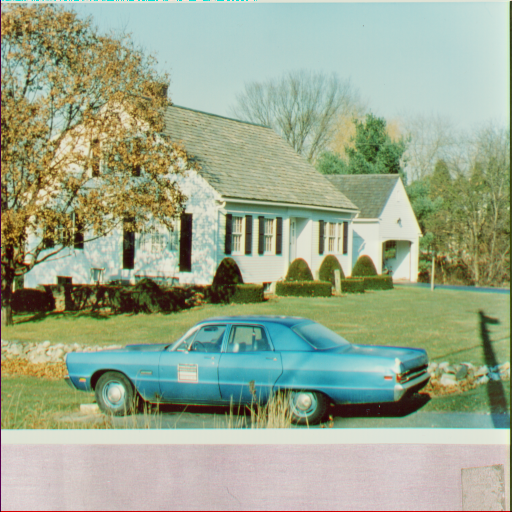
#> input picture misc/house.tiff, 512 x 512 px, found by its file name
$ python lab_exp_08_SPECIAL_EFFECT_Fuzzy_opencv.py
#> lines starting #> are read from the running program, lines starting #| are printed output that depends on the picture
import cv2
import numpy as np
import matplotlib.pyplot as plt

# Load an image (use 'messi5.jpg' if available, otherwise replace with your own file)
img = cv2.imread("E://4-1//DIP Lab//Tutorial_2//misc//house.tiff")
#> img is the input picture: shape (512, 512, 3); mean B, G, R 142.2, 168.2, 155.4
if img is None:
    raise FileNotFoundError("Image not found! Please provide a valid image path.")

# Convert BGR (OpenCV default) to RGB for display
img_rgb = cv2.cvtColor(img, cv2.COLOR_BGR2RGB)

# Get dimensions
h, w, c = img_rgb.shape
#> h = 512; w = 512; c = 3

# Window size for neighborhood
win = 5
r = win // 2

# Pad the image using reflection
padded = cv2.copyMakeBorder(img_rgb, r, r, r, r, cv2.BORDER_REFLECT)
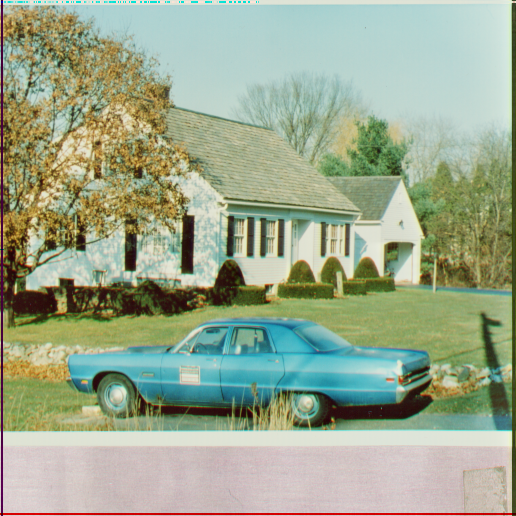
#> padded: shape (516, 516, 3); mean R, G, B 155.3, 167.4, 141.6

# Output image initialized
fuzzy = np.zeros_like(img_rgb)

# Apply random neighbor replacement
for y in range(h):
    for x in range(w):
        offset_y = np.random.randint(-r, r + 1)
        offset_x = np.random.randint(-r, r + 1)
        fuzzy[y, x] = padded[y + r + offset_y, x + r + offset_x]
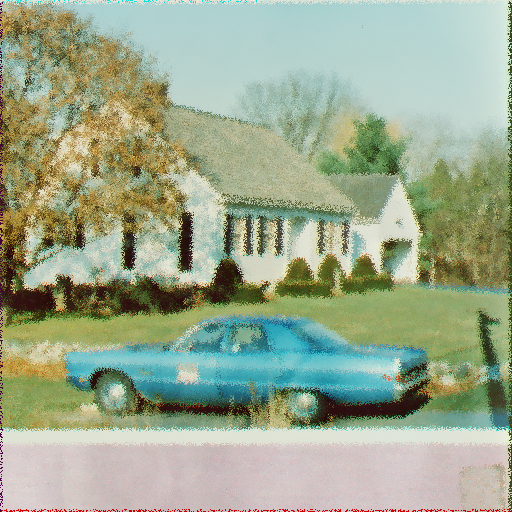
#> fuzzy: shape (512, 512, 3); mean R, G, B 155.5, 168.2, 142.2

# Plot results
plt.figure(figsize=(12, 6))

plt.subplot(1, 2, 1)
plt.imshow(img_rgb)
plt.title("Original Image")
plt.axis("off")

plt.subplot(1, 2, 2)
plt.imshow(fuzzy)
plt.title("Fuzzy Image (Random Neighborhood)")
plt.axis("off")

plt.tight_layout()
plt.show()
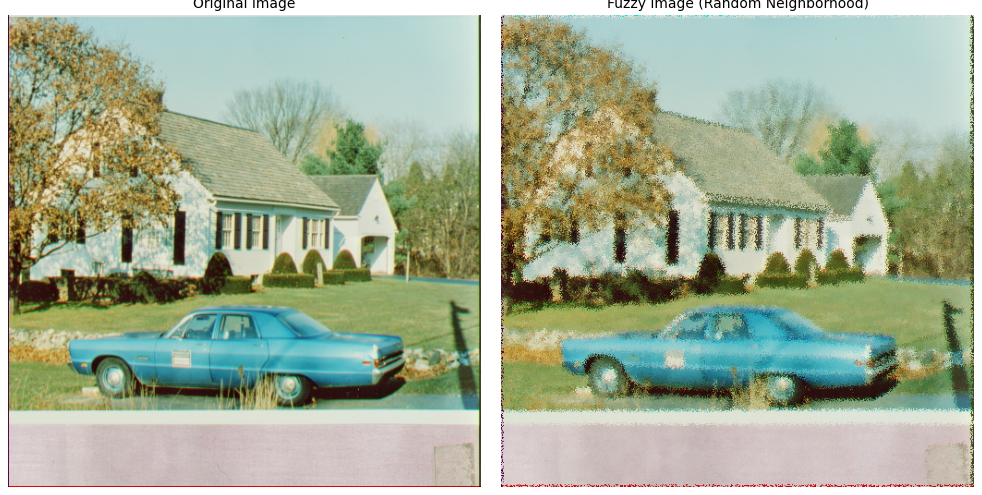
#> figure drawn by matplotlib, 2 panels

$ run again, with misc/4.1.03.tiff copied over misc/house.tiff
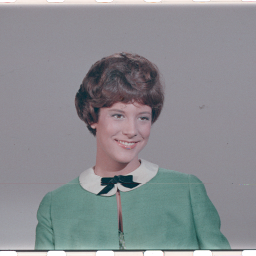
#> input picture misc/4.1.03.tiff, 256 x 256 px, found by its file name
#> img is the input picture: shape (256, 256, 3); mean B, G, R 144, 140, 137.6
#> after the loop `for y in range(h):`:
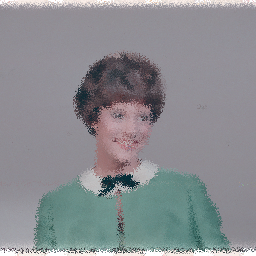
#> fuzzy: shape (256, 256, 3); mean R, G, B 137.6, 139.9, 144
#> `plt.show()`:
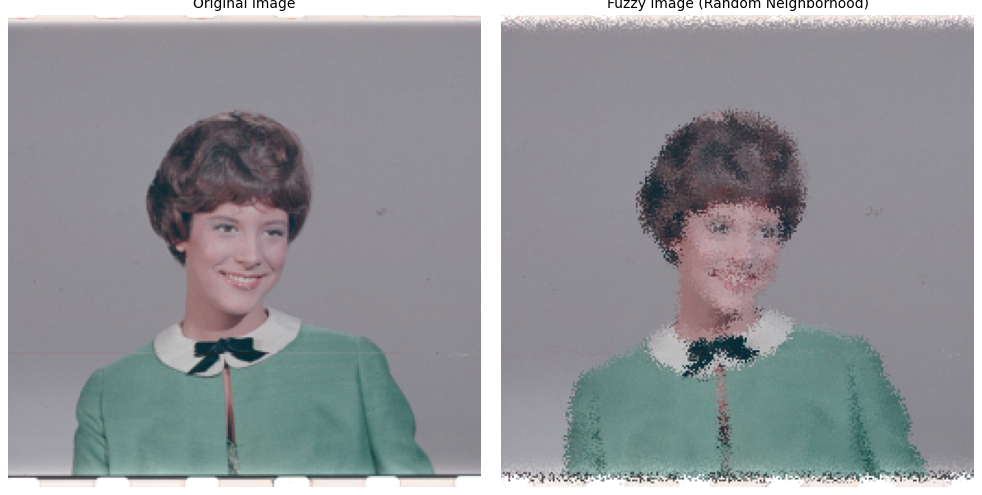
#> figure drawn by matplotlib, 2 panels
